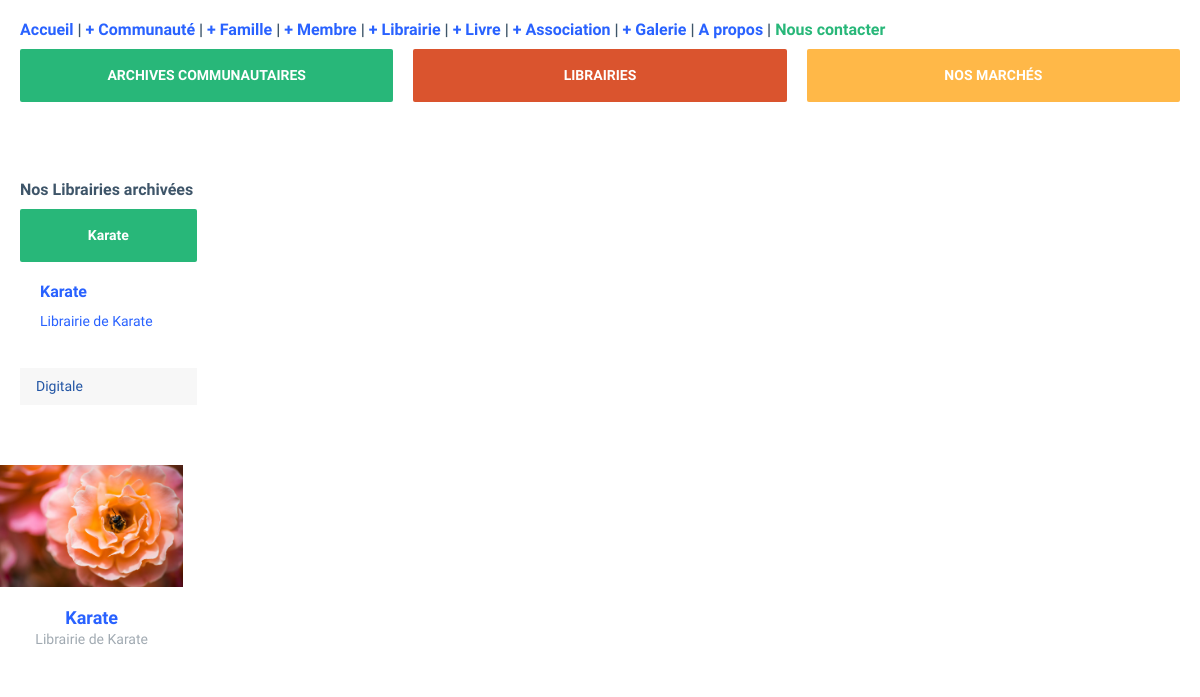
Screenshot of /li/ with the database file from the repository.
### libcore/models/librairie.py (models this page shows, shortened)
class Librairie(models.Model):
    class Meta:
        verbose_name = "Librairie "
        verbose_name_plural = "  Les Librairies "
    db_table ="librairies"
    nom = models.CharField(max_length=250)
    description = models.TextField()
    type = models.CharField(max_length=50, choices=LIB_CHOICES,blank=True)
    lieu = models.CharField(max_length=250, null=True)
    possesseur = models.ForeignKey("coreapp.Membre", on_delete=models.CASCADE, null=True)
    livres = models.ManyToManyField("Livre",related_name="mes_livres", null=True, blank=True)

### libcore/views.py (the view)
# urls.py: path('', views.listlibs, name="listlibs"),
def listlibs(request):
    libs = Librairie.objects.all()
    return render(request, "libcore/listlibrairies.html", { "librairies" : libs, } )

### coreapp/templates/libcore/listlibrairies.html (shortened to what this page needs)
{% extends "base.html" %}
{% load static %}
{% block content %}
    <div class="row">
        <div class="col-12">
            <div class="card">
                <div class="card-body">
                    <h5 class="card-title">Nos Librairies archivées</h5>
                    <div class="row">
                        {% for lib in librairies %}
                            <div class="col-md-6 col-lg-2 col-xlg-3">
                                <div class="card card-hover">
                                    <a href="{% url 'listbooks' lib.id %}">
                                        <div class="box bg-success text-center">
                                            <h6 class="text-white">{{ lib.nom}} </h6>
                                        </div>
                                        <div class="card-body">
                                            <h5 class="card-title">{{ lib.nom}}</h5>
                                            <p> {{lib.description}} </p>
                                        </div>
                                        <div class="card-footer">
                                            <div class="text-info">
                                                {{ lib.type}}
                                            </div>
                                        </div>
                                    </a>
                                </div>
                            </div>
                        {% endfor %}
                    </div>
                </div>
            </div>
        </div>
    </div>
    <div class="row el-element-overlay">
        {% for lib in librairies %}
            <div class="col-lg-2 col-md-6">
                <div class="card">
                    <div class="el-card-item">
                            <div class="el-card-avatar el-overlay-1"> <img src="{% static 'images/big/img2.jpg' %} " alt="user">
                            </div>
                            <div class="el-card-content">
                                <a href="{% url 'listbooks' lib.id %}">
                                    <h4 class="mb-0">{{ lib.nom }} </h4> <span class="text-muted">  {{ lib.description }} </span>
                                </a>
                            </div>
                    </div>
                </div>
            </div>
        {% endfor %}
    </div>
    <br/>
 {% endblock %}

### rows the page displays
Librairie: nom "Karate", description "Librairie de Karate", type "Digitale"
